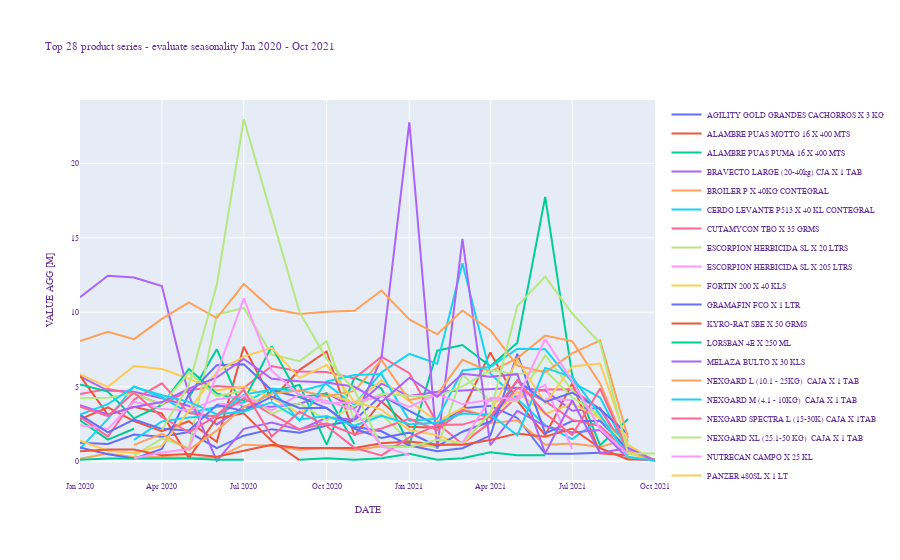

This figure's notebook cell:
### Code cell
seriesTopPT = pd.pivot_table(seriesTop, values='value', index=['yearMonth'],columns='itemName', aggfunc=np.sum)

fig = go.Figure()
for col in seriesTopPT.columns:
    fig.add_trace(go.Scatter(
        x=seriesTopPT.index, 
        y=seriesTopPT[col].values,
        name = col))
    
fig.update_layout(
    title        = "Top 28 product series - evaluate seasonality Jan 2020 - Oct 2021",
    xaxis_title  = "DATE",
    yaxis_title  = "VALUE AGG [M]",
    font=dict(
        family="Courier New, monospace",
        size=8,
        color="RebeccaPurple"
    )
)

fig.show()

#Value by top products does not reveal any seasonality or pattern
#but there are several peaks that can be interest points to compare.
#with other data such as ticketNumber and ticketNumberDetail


#Adittionaly with this query we can see the evolution in sells for
#each product in the dataset: - explore further
